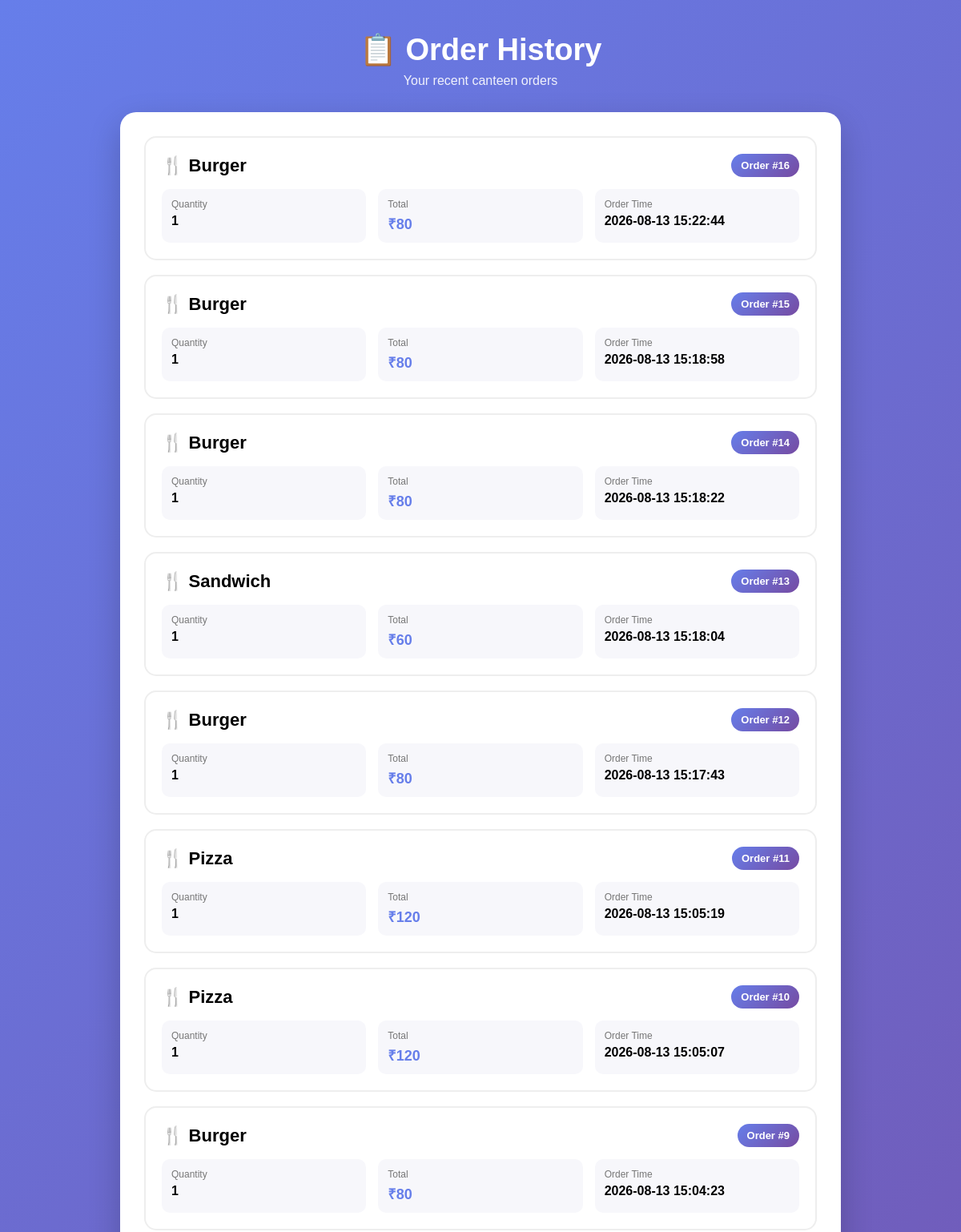
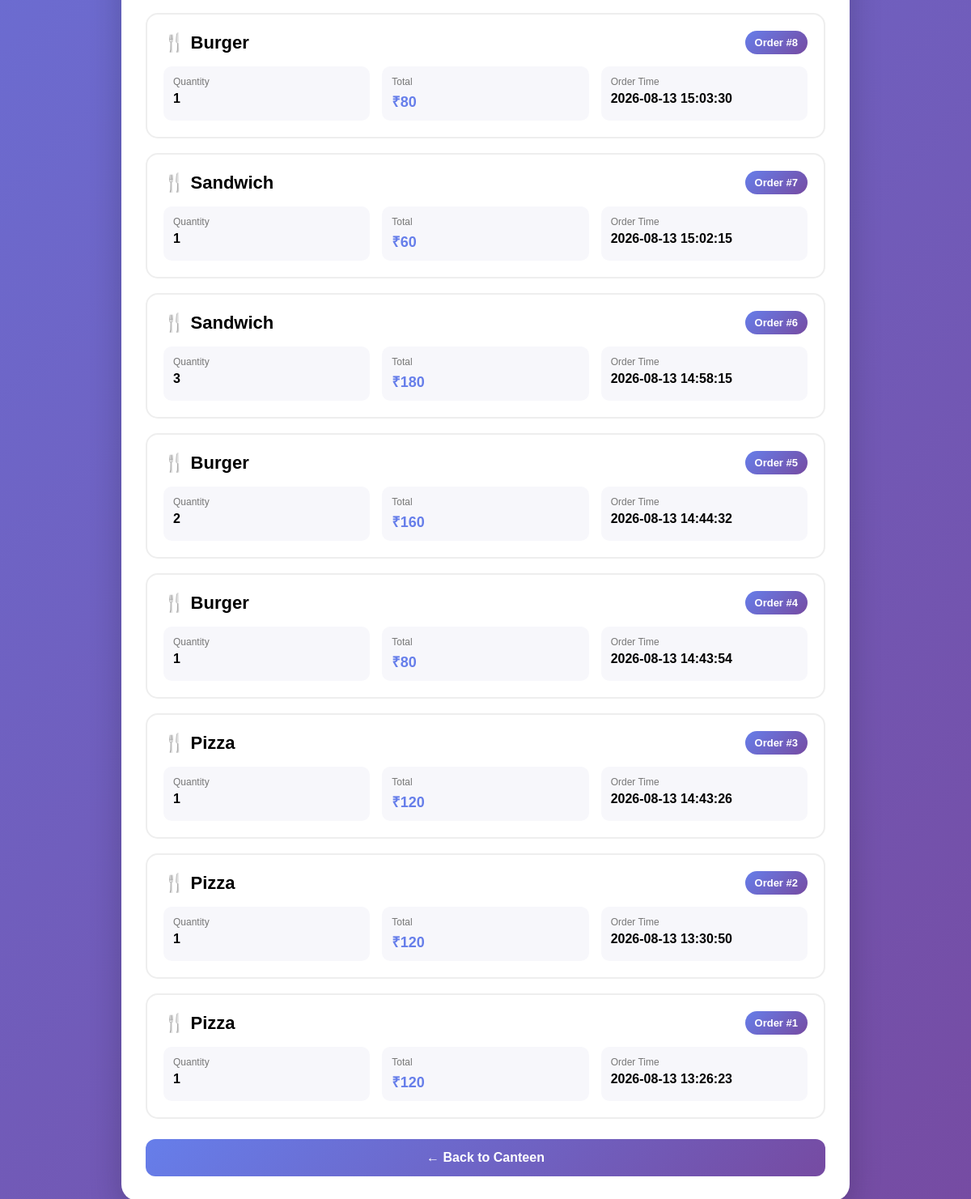
The page /orders on the database its author committed (2 pictures, top to bottom).
### tables this page shows
CREATE TABLE orders (
        id INTEGER PRIMARY KEY AUTOINCREMENT,
        food_name TEXT NOT NULL,
        quantity INTEGER NOT NULL,
        total INTEGER NOT NULL,
        order_time TIMESTAMP DEFAULT CURRENT_TIMESTAMP
    );

### app.py (the view)
@app.route("/orders")
def orders():
    connection = get_connection()
    orders = connection.execute(
        "SELECT * FROM orders ORDER BY order_time DESC"
    ).fetchall()
    connection.close()
    return render_template("orders.html", orders=orders)

### database.py (called while the page is built)
def get_connection():
    connection = sqlite3.connect(DATABASE)
    connection.row_factory = sqlite3.Row
    return connection

### templates/orders.html (shortened to what this page needs)
<!DOCTYPE html>
<html lang="en">
<head>
</head>
<body>
<div class="container">
    <div class="header">
        <h1>📋 Order History</h1>
        <p>Your recent canteen orders</p>
    </div>
    <div class="orders-box">
        {% if orders %}
            {% for order in orders %}
            <div class="order-card">
                <div class="order-top">
                    <div class="food-name">
                        🍴 {{ order[1] }}
                    </div>
                    <div class="order-id">
                        Order #{{ order[0] }}
                    </div>
                </div>
                <div class="details">
                    <div class="detail">
                        <span class="label">Quantity</span>
                        <span class="value">
                            {{ order[2] }}
                        </span>
                    </div>
                    <div class="detail">
                        <span class="label">Total</span>
                        <span class="value total">
                            ₹{{ order[3] }}
                        </span>
                    </div>
                    <div class="detail">
                        <span class="label">Order Time</span>
                        <span class="value">
                            {{ order[4] }}
                        </span>
                    </div>
                </div>
            </div>
            {% endfor %}
        {% else %}
            <div class="empty">
                <h2>🛒 No orders yet</h2>
                <p>Your order history will appear here.</p>
            </div>
        {% endif %}
        <a class="back-button" href="/">
            ← Back to Canteen
        </a>
    </div>
</div>
</body>
</html>

### templates/orders.html (style rules this page uses)
* { box-sizing: border-box; margin: 0; padding: 0; }
body { font-family: Arial, sans-serif; min-height: 100vh; background: linear-gradient(135deg, #667eea, #764ba2); padding: 40px 20px; }
.container { max-width: 900px; margin: auto; }
.header { text-align: center; color: white; margin-bottom: 30px; }
.header h1 { font-size: 38px; margin-bottom: 8px; }
.header p { opacity: 0.9; }
.orders-box { background: white; padding: 30px; border-radius: 20px; box-shadow: 0 15px 40px rgba(0,0,0,0.2); }
.order-card { border: 2px solid #eee; border-radius: 15px; padding: 20px; margin-bottom: 18px; transition: 0.3s; }
.order-top { display: flex; justify-content: space-between; align-items: center; margin-bottom: 15px; }
.order-id { background: linear-gradient(135deg, #667eea, #764ba2); color: white; padding: 7px 12px; border-radius: 20px; font-size: 13px; font-weight: bold; }
.food-name { font-size: 22px; font-weight: bold; }
.details { display: grid; grid-template-columns: repeat(3, 1fr); gap: 15px; }
.detail { background: #f7f7fb; padding: 12px; border-radius: 10px; }
.label { display: block; font-size: 12px; color: #777; margin-bottom: 5px; }
.value { font-weight: bold; }
.total { color: #667eea; font-size: 18px; }
.back-button { display: block; text-align: center; margin-top: 25px; padding: 14px; border-radius: 12px; background: linear-gradient(135deg, #667eea, #764ba2); color: white; text-decoration: none; font-weight: bold; }

### rows shown on the page
orders: food_name "Burger", id "16", quantity "1", total "80", order_time "2026-08-13 15:22:44"
orders: food_name "Burger", id "15", quantity "1", total "80", order_time "2026-08-13 15:18:58"
orders: food_name "Burger", id "14", quantity "1", total "80", order_time "2026-08-13 15:18:22"
orders: food_name "Sandwich", id "13", quantity "1", total "60", order_time "2026-08-13 15:18:04"
orders: food_name "Burger", id "12", quantity "1", total "80", order_time "2026-08-13 15:17:43"
orders: food_name "Pizza", id "11", quantity "1", total "120", order_time "2026-08-13 15:05:19"
orders: food_name "Pizza", id "10", quantity "1", total "120", order_time "2026-08-13 15:05:07"
orders: food_name "Burger", id "9", quantity "1", total "80", order_time "2026-08-13 15:04:23"
orders: food_name "Burger", id "8", quantity "1", total "80", order_time "2026-08-13 15:03:30"
orders: food_name "Sandwich", id "7", quantity "1", total "60", order_time "2026-08-13 15:02:15"
orders: food_name "Sandwich", id "6", quantity "3", total "180", order_time "2026-08-13 14:58:15"
orders: food_name "Burger", id "5", quantity "2", total "160", order_time "2026-08-13 14:44:32"
orders: food_name "Burger", id "4", quantity "1", total "80", order_time "2026-08-13 14:43:54"
orders: food_name "Pizza", id "3", quantity "1", total "120", order_time "2026-08-13 14:43:26"
orders: food_name "Pizza", id "2", quantity "1", total "120", order_time "2026-08-13 13:30:50"
orders: food_name "Pizza", id "1", quantity "1", total "120", order_time "2026-08-13 13:26:23"
